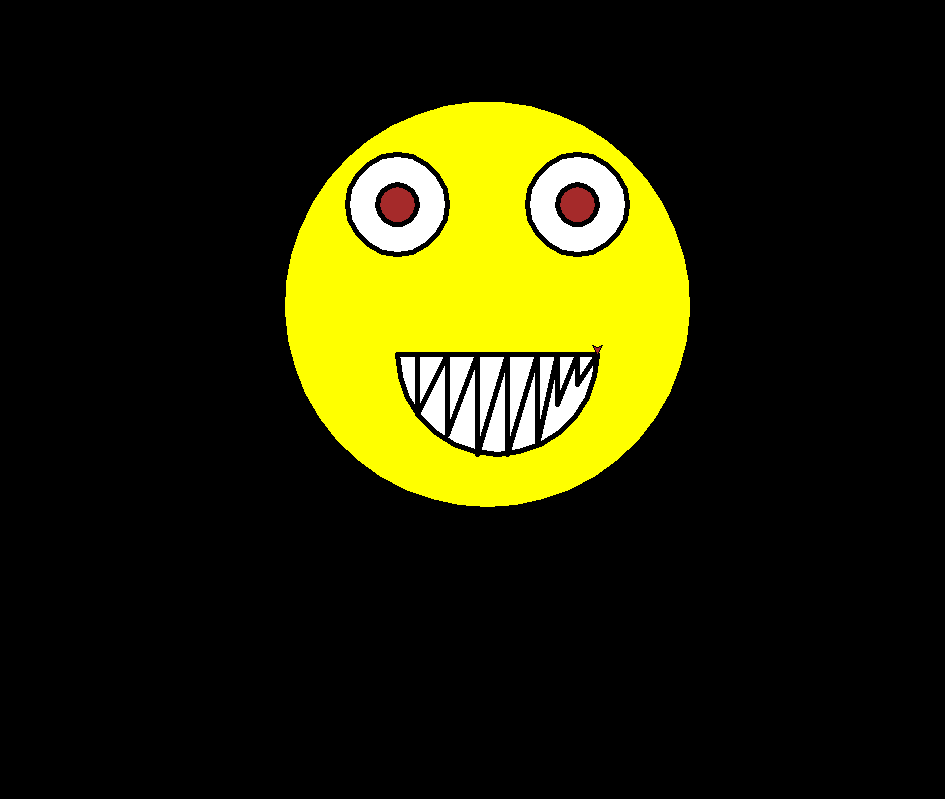

This chart was generated by the following Python code:
# M2LAB2 - graphics
# Luis Rivera Gonzalez
# 2/5/2025
# Goal: Learn some simple graphics tool

from turtle import *

screen = Screen()
screen.bgcolor("black")

t = Turtle()
t.speed(0)
# Drawing Head
t.pencolor("yellow")
t.pensize(5)
t.penup()
t.goto(10,-100)
t.pendown()
t.fillcolor("yellow")
t.begin_fill()
t.circle(200)
t.end_fill()
t.penup()
t.pencolor("black")

#Drawing right eye
t.fillcolor("white")
t.begin_fill()
t.goto(100, 150)
t.pendown()
t.circle(50)
t.end_fill()
t.penup()


#Drawing left eye
t.fillcolor("white")
t.begin_fill()
t.goto(-80, 150)
t.pendown()
t.circle(50)
t.end_fill()
t.penup()

#Drawing mouth
t.fillcolor("white")
t.begin_fill()
t.goto(-80, 50)
t.pendown()
t.right(90)
t.circle(100,180)
t.right(-90)
t.forward(200)
t.end_fill()
t.penup()

#Drawing left pupil
t.goto(-80, 220)
t.pendown()
t.pencolor("black")
t.fillcolor("brown")
t.begin_fill()
t.circle(20)
t.end_fill()
t.penup()

#Drawing right pupil
t.goto(100, 220)
t.pendown()
t.pencolor("black")
t.fillcolor("brown")
t.begin_fill()
t.circle(20)
t.end_fill()
t.penup()

#Drawing teeth
t.goto(-60, 50)
t.right(-90)
t.pendown()
t.forward(60)
t.goto(-30, 50)
t.forward(80)
t.goto(0, 50)
t.forward(100)
t.goto(30, 50)
t.forward(100)
t.goto(60, 50)
t.forward(90)
t.goto(80, 50)
t.forward(50)
t.goto(100, 50)
t.forward(30)
t.goto(120, 50)
